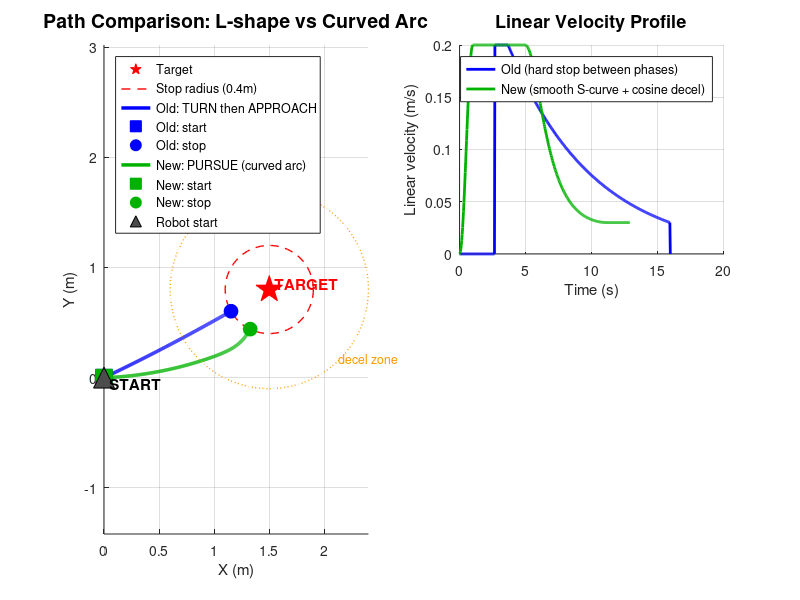

This chart was generated by the following MATLAB code: (Note: this script raises an error after producing the figure.)
%% RECLAIM — 2D Path Comparison: Old (L-shape) vs New (Curved Arc)
%  Simulates the differential-drive robot pursuing a waste target
%  using two control strategies:
%    1. OLD: TURN until centered → stop → APPROACH straight (L-shaped path)
%    2. NEW: PURSUE curved arc (turn + drive simultaneously)
%
%  Robot parameters from calibrated prototype:
%    wheel_radius  = 0.05232 m
%    wheel_sep     = 0.470 m
%    max_linear    = 0.20 m/s
%    max_angular   = 0.25 rad/s (speed-limited)
%
%  Author: Shady Siam
%  Date:   March 24, 2026

clear; clc; close all;

%% ===== Robot Parameters =====
wheel_radius = 0.05232;   % m (calibrated)
wheel_sep    = 0.470;     % m (calibrated)
max_v        = 0.20;      % m/s (pursue_max_linear)
min_v        = 0.03;      % m/s (pursue_min_linear)
dt           = 0.033;     % s (~30 Hz tick)

% Target position (in robot's initial frame)
target_x = 1.5;   % m ahead
target_y = 0.8;   % m to the left

%% ===== OLD CONTROL: TURN then APPROACH (L-shape) =====
% Phase 1: Turn in place until facing target
% Phase 2: Drive straight to target

x_old = 0; y_old = 0; theta_old = 0;
path_old_x = x_old; path_old_y = y_old;
v_old_log = []; w_old_log = []; t_old = 0;

% Phase 1: TURN — P controller on bearing error
Kp_turn = 0.003 * (640/2);  % scaled: 0.003 rad/s per pixel → rad/s per rad
bearing_to_target = atan2(target_y - y_old, target_x - x_old);

while abs(theta_old - bearing_to_target) > 0.05  % ~3 deg tolerance
    error = atan2(sin(bearing_to_target - theta_old), cos(bearing_to_target - theta_old));
    w = min(0.25, max(-0.25, Kp_turn * error));
    v = 0;  % stationary turn

    % Update pose (diff drive kinematics)
    theta_old = theta_old + w * dt;
    x_old = x_old + v * cos(theta_old) * dt;
    y_old = y_old + v * sin(theta_old) * dt;

    path_old_x(end+1) = x_old;
    path_old_y(end+1) = y_old;
    v_old_log(end+1) = v;
    w_old_log(end+1) = w;
    t_old = t_old + dt;
end

% Hard stop between TURN and APPROACH
v_old_log(end+1) = 0; w_old_log(end+1) = 0;
path_old_x(end+1) = x_old; path_old_y(end+1) = y_old;
t_old = t_old + dt;

% Phase 2: APPROACH — drive straight with P steering
Kp_approach = 0.001 * (640/2);
stop_dist = 0.40;  % m

dist_to_target = sqrt((target_x - x_old)^2 + (target_y - y_old)^2);
while dist_to_target > stop_dist
    bearing_to_target = atan2(target_y - y_old, target_x - x_old);
    error = atan2(sin(bearing_to_target - theta_old), cos(bearing_to_target - theta_old));

    w = min(0.10, max(-0.10, Kp_approach * error));

    % Distance-proportional speed (linear ramp)
    dist_ratio = (dist_to_target - stop_dist) / 1.1;
    dist_ratio = max(0, min(1, dist_ratio));
    v = min_v + (max_v - min_v) * dist_ratio;

    theta_old = theta_old + w * dt;
    x_old = x_old + v * cos(theta_old) * dt;
    y_old = y_old + v * sin(theta_old) * dt;

    path_old_x(end+1) = x_old;
    path_old_y(end+1) = y_old;
    v_old_log(end+1) = v;
    w_old_log(end+1) = w;
    t_old = t_old + dt;

    dist_to_target = sqrt((target_x - x_old)^2 + (target_y - y_old)^2);
end

% Hard stop
v_old_log(end+1) = 0; w_old_log(end+1) = 0;
path_old_x(end+1) = x_old; path_old_y(end+1) = y_old;

%% ===== NEW CONTROL: PURSUE (curved arc) =====
x_new = 0; y_new = 0; theta_new = 0;
path_new_x = x_new; path_new_y = y_new;
v_new_log = []; w_new_log = []; t_new = 0;

% Controller parameters (from waste_tracker_trt_v2.py)
Kp_pursue  = 0.0012 * (640/2);  % scaled to rad
min_cmd    = 0.04;    % rad/s motor deadband override
decel_start = 0.90;   % m — begin deceleration zone
decel_end   = 0.45;   % m — end deceleration zone
ramp_dur    = 1.0;    % s — S-curve startup ramp
ang_limit_fast = 0.06; % rad/s max angular at max speed
ang_limit_slow = 0.25; % rad/s max angular at min speed

% EMA filter state
filtered_w = 0;
alpha = 0.45;

dist_to_target = sqrt((target_x - x_new)^2 + (target_y - y_new)^2);
pursue_start = 0;

while dist_to_target > stop_dist
    bearing_to_target = atan2(target_y - y_new, target_x - x_new);
    error = atan2(sin(bearing_to_target - theta_new), cos(bearing_to_target - theta_new));

    % P controller
    raw_w = Kp_pursue * error;

    % Distance-based speed with cosine deceleration zone
    if dist_to_target < decel_start
        zone_ratio = (dist_to_target - decel_end) / (decel_start - decel_end);
        zone_ratio = max(0, min(1, zone_ratio));
        speed_ratio = 0.5 * (1 - cos(pi * zone_ratio));
        target_v = min_v + (max_v - min_v) * speed_ratio;
    else
        target_v = max_v;
    end

    % S-curve startup ramp
    elapsed = t_new - pursue_start;
    if elapsed < ramp_dur
        ramp = 0.5 * (1 - cos(pi * elapsed / ramp_dur));
        target_v = target_v * ramp;
        raw_w = raw_w * ramp;
    end

    % Speed-dependent angular limiting
    speed_frac = (target_v - min_v) / max(0.01, max_v - min_v);
    speed_frac = max(0, min(1, speed_frac));
    max_ang = ang_limit_slow + (ang_limit_fast - ang_limit_slow) * speed_frac;
    raw_w = max(-max_ang, min(max_ang, raw_w));

    % Motor deadband override
    if abs(raw_w) > 0 && abs(raw_w) < min_cmd && abs(error) > 0.05
        raw_w = sign(raw_w) * min_cmd;
    end

    % EMA filter
    filtered_w = alpha * raw_w + (1 - alpha) * filtered_w;

    v = target_v;
    w = filtered_w;

    theta_new = theta_new + w * dt;
    x_new = x_new + v * cos(theta_new) * dt;
    y_new = y_new + v * sin(theta_new) * dt;

    path_new_x(end+1) = x_new;
    path_new_y(end+1) = y_new;
    v_new_log(end+1) = v;
    w_new_log(end+1) = w;
    t_new = t_new + dt;

    dist_to_target = sqrt((target_x - x_new)^2 + (target_y - y_new)^2);
end

%% ===== PLOTTING =====

figure('Position', [100, 100, 1200, 900], 'Color', 'w');

% --- Plot 1: Top-down path comparison ---
subplot(2,2,[1,3]);
hold on; grid on; axis equal;

% Target
plot(target_x, target_y, 'rp', 'MarkerSize', 20, 'MarkerFaceColor', 'r');
text(target_x + 0.05, target_y + 0.05, 'TARGET', 'FontSize', 11, 'Color', 'r', 'FontWeight', 'bold');

% Stop radius circle
theta_circle = linspace(0, 2*pi, 100);
plot(target_x + stop_dist*cos(theta_circle), target_y + stop_dist*sin(theta_circle), ...
    'r--', 'LineWidth', 1);

% Old path (L-shape)
plot(path_old_x, path_old_y, 'b-', 'LineWidth', 2.5);
plot(path_old_x(1), path_old_y(1), 'bs', 'MarkerSize', 12, 'MarkerFaceColor', 'b');
plot(path_old_x(end), path_old_y(end), 'bo', 'MarkerSize', 10, 'MarkerFaceColor', 'b');

% New path (curved arc)
plot(path_new_x, path_new_y, 'Color', [0 0.7 0], 'LineWidth', 2.5);
plot(path_new_x(1), path_new_y(1), 's', 'Color', [0 0.7 0], 'MarkerSize', 12, 'MarkerFaceColor', [0 0.7 0]);
plot(path_new_x(end), path_new_y(end), 'o', 'Color', [0 0.7 0], 'MarkerSize', 10, 'MarkerFaceColor', [0 0.7 0]);

% Robot start
plot(0, 0, 'k^', 'MarkerSize', 15, 'MarkerFaceColor', [0.3 0.3 0.3]);
text(0.05, -0.05, 'START', 'FontSize', 11, 'FontWeight', 'bold');

% Decel zone
plot(target_x + decel_start*cos(theta_circle), target_y + decel_start*sin(theta_circle), ...
    'Color', [1 0.6 0], 'LineStyle', ':', 'LineWidth', 1);
text(target_x + decel_start*0.7, target_y - decel_start*0.7, 'decel zone', ...
    'Color', [1 0.6 0], 'FontSize', 9);

legend('Target', 'Stop radius (0.4m)', ...
       'Old: TURN then APPROACH', 'Old: start', 'Old: stop', ...
       'New: PURSUE (curved arc)', 'New: start', 'New: stop', ...
       'Robot start', 'Location', 'northwest');
xlabel('X (m)'); ylabel('Y (m)');
title('Path Comparison: L-shape vs Curved Arc', 'FontSize', 14);

% --- Plot 2: Linear velocity over time ---
subplot(2,2,2);
t_old_vec = (0:length(v_old_log)-1) * dt;
t_new_vec = (0:length(v_new_log)-1) * dt;

hold on; grid on;
plot(t_old_vec, v_old_log, 'b-', 'LineWidth', 2);
plot(t_new_vec, v_new_log, 'Color', [0 0.7 0], 'LineWidth', 2);
xlabel('Time (s)'); ylabel('Linear velocity (m/s)');
title('Linear Velocity Profile', 'FontSize', 13);
legend('Old (hard stop between phases)', 'New (smooth S-curve + cosine decel)', ...
       'Location', 'northeast');

% Annotate the hard stop
[~, stop_idx] = min(abs(v_old_log(1:end-1) - 0) + (1:length(v_old_log)-1)*0);
% Find where old v drops to 0 between turn and approach
zero_crossings = find(diff(v_old_log > 0.001));
if ~isempty(zero_crossings)
    xline(t_old_vec(zero_crossings(1)), 'b--', 'TURN→APPROACH', 'FontSize', 9);
end

% --- Plot 3: Angular velocity over time ---
subplot(2,2,4);
hold on; grid on;
plot(t_old_vec, w_old_log, 'b-', 'LineWidth', 2);
plot(t_new_vec, w_new_log, 'Color', [0 0.7 0], 'LineWidth', 2);
xlabel('Time (s)'); ylabel('Angular velocity (rad/s)');
title('Angular Velocity Profile', 'FontSize', 13);
legend('Old (aggressive turn then corrections)', 'New (smooth blended arc)', ...
       'Location', 'northeast');

% Add overall title
sgtitle('RECLAIM Prototype — Drive Control Comparison', 'FontSize', 16, 'FontWeight', 'bold');

% Save figure
saveas(gcf, fullfile(fileparts(mfilename('fullpath')), 'path_comparison.png'));
fprintf('Saved path_comparison.png\n');
